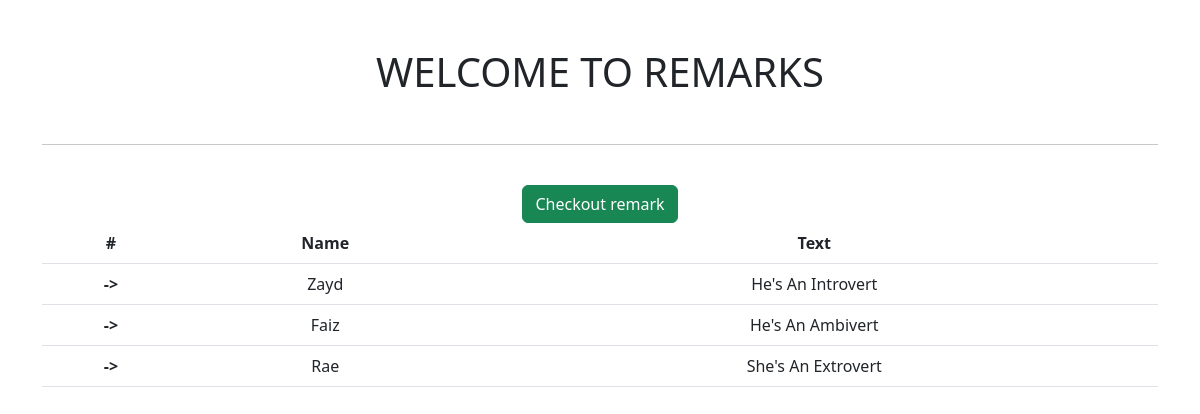
Page /app1/index2/ on the earlier database version.
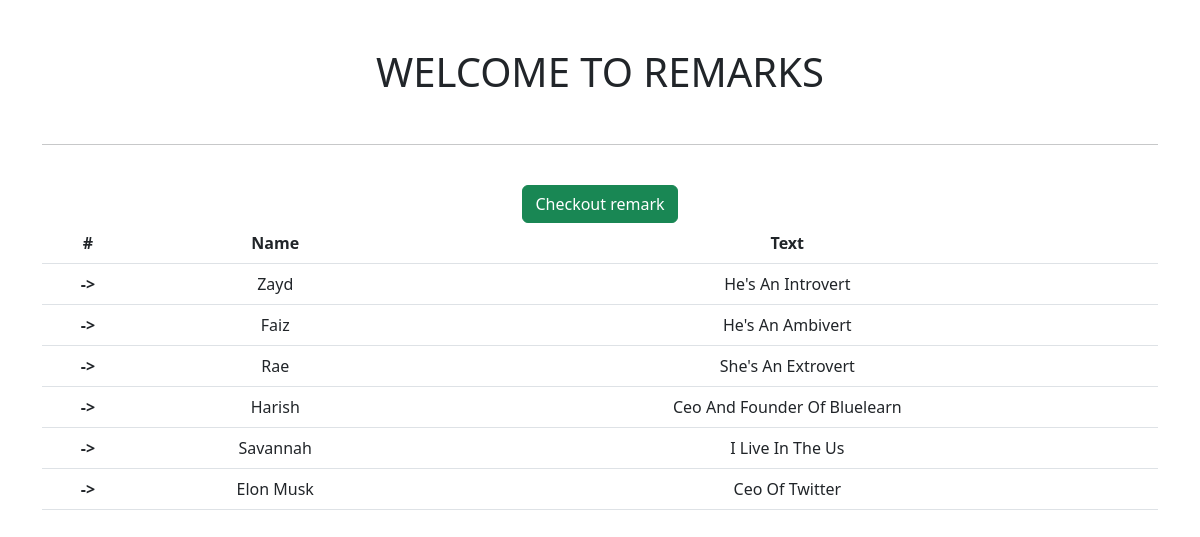
Same page on the later database version.
### app1/models.py (models this page shows, shortened)
class Remark(models.Model):
    name = models.CharField(max_length=100)
    text = models.TextField(blank=False)  # the field cannot be blank

### app1/views.py (the view)
# urls.py: path('index2/', views.Index2.as_view(), name="secondOne"),
class Index2(ListView):
    model = Remark
    context_object_name = "passData"
    template_name = 'app1/AccessIt.html'

### app1/templates/app1/AccessIt.html
{% extends "base.html" %}
{% load static %}
{% block content %}
<table class="table table-hover" style="padding: 50px;">
    <tr>
        <th scope="col">#</th>
        <th scope="col">Name</th>
        <th scope="col">Text</th>
    </tr>
    {% for i in passData %}
    <tr>
        <th scope="row">-></th>
        <td> {{ i.name|title }} </td>
        <td> {{ i.text|title }} </td>
    </tr>
    {% endfor %}
    <a href="{% url "firstOne" %}" class="btn btn-success">Checkout remark</a>
<br>
</table>
{% endblock %}

### static/template/base.html (shortened to what this page needs)
{% load static %}
<!DOCTYPE html>
<html lang="en">
    <head>
        <link href="https://cdn.jsdelivr.net/npm/bootstrap@5.2.3/dist/css/bootstrap.min.css" rel="stylesheet">
    </head>
    <body>
        <div class="my-5 text-center container">
            <h1>WELCOME TO REMARKS</h1>
        <br>
        <hr>
        <br>
            {%  block content %}
            {% endblock %}
        </div>
    </body>
</html>

Differences in the rows shown:
added Remark: name "Harish", text "Ceo And Founder Of Bluelearn"
added Remark: name "Savannah", text "I Live In The Us"
added Remark: name "Elon Musk", text "Ceo Of Twitter"
